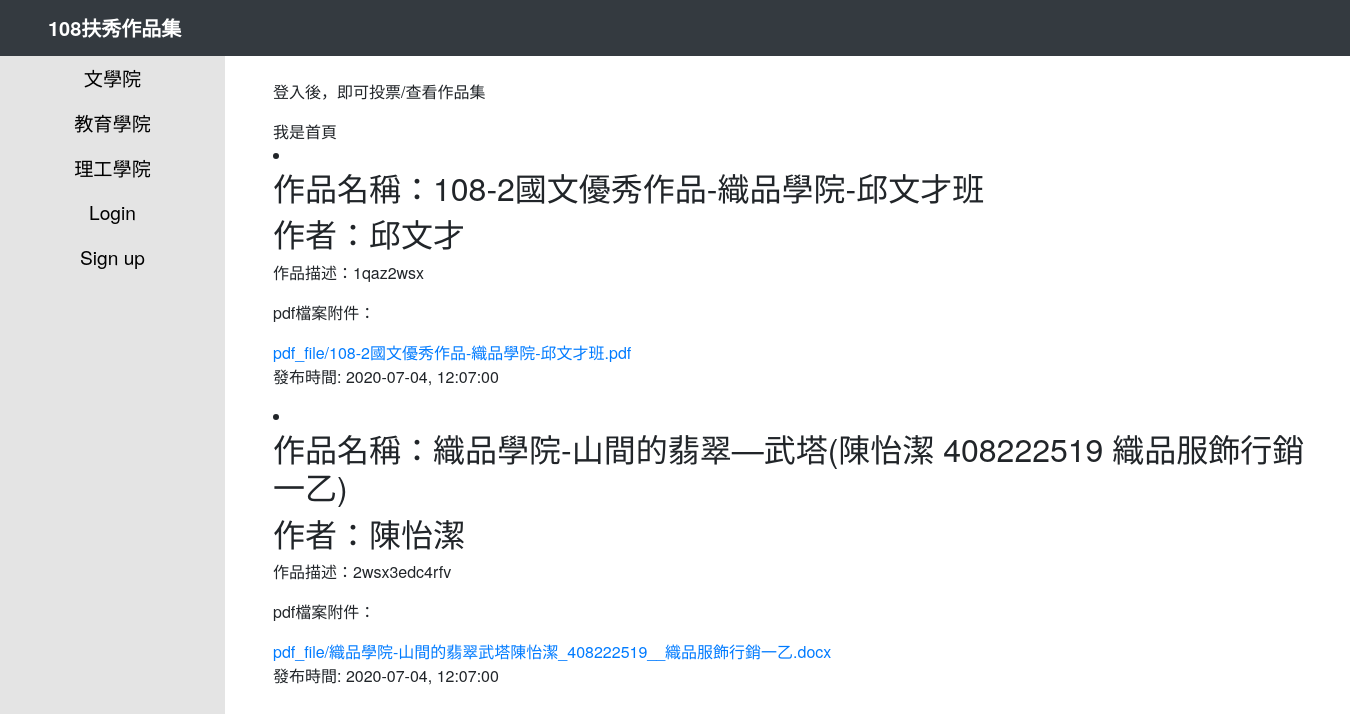
/, run on an earlier commit of the app's database.
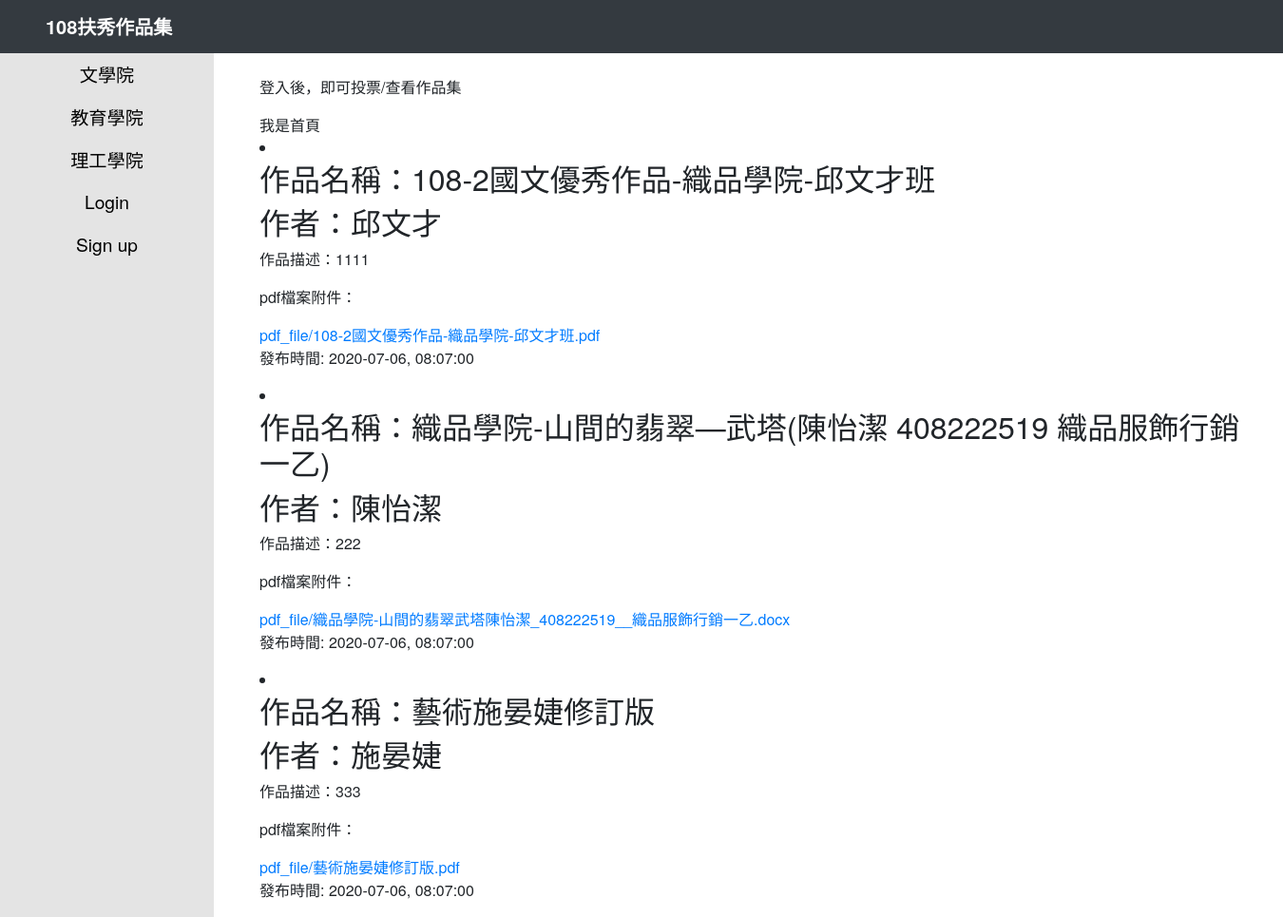
And on a later commit of the database.
### portfolios/models.py (models this page shows, shortened)
class Work(models.Model):
	title = models.CharField(max_length=200)
	author = models.CharField(max_length=200)
	work_college = models.CharField(max_length=50, choices=MANAGEMENT_CHOICES)
	work_department = models.CharField(max_length=200)
	description = models.TextField()
	pdf_file = models.FileField(upload_to='pdf_file', blank=True)
	video_url = models.URLField(max_length=200, blank=True)
	created_date = models.DateTimeField(default=timezone.now)
	class Meta:
		ordering = ('-created_date',)

### Portfolio_Voting/views.py (the view)
# urls.py: path('', views.index, name='index'),
def index(request):
	work_list = Work.objects.all()
	return render(request, 'index.html', {'work_list': work_list})

### templates/index.html
{% extends "layout/base.html" %}
{% load static %}
{% block content %}
	{% if request.user.is_admin %}
		<p>Welcome, {{ user.username }}</p>
	{% elif request.user.is_active %}
		<p>Welcome, {{ user.username }}</p>
		<a href="{% url 'users:logout' %}">按此登出</a><br>
		<p>敬請期待</p>
	{% else %}
		<p>登入後，即可投票/查看作品集</p>
	{% endif %}
    我是首頁
	{% for work in work_list %}
	<li>
		<h2>作品名稱：{{ work.title }}</h2>
		<h2>作者：{{ work.author }}</h2>
		<p>作品描述：{{ work.description }}</p>
		{% if work.pdf_file %}
			<p>pdf檔案附件：</p><a href="{{ work.pdf_file.url }}">{{ work.pdf_file }}</a>
		{% elif work.video_url %}
			<p>youtube檔案連結：</p><a href="{{ work.video_url.url }}">{{ work.video_url }}</a>
		{% endif %}
		<p>發布時間: {{ work.created_date | date:"Y-m-d, h:m:s" }}</p>
	</li>
	{% endfor %}
{% endblock %}

### templates/layout/base.html (shortened to what this page needs)
{% load static %}
<!DOCTYPE html>
<html>
<head>
    <link rel="stylesheet" href="https://stackpath.bootstrapcdn.com/bootstrap/4.4.1/css/bootstrap.min.css">
    <link rel="stylesheet" href="{% static "vendor/fontawesome/css/all.css" %}">
    <link rel="stylesheet" href="{% static "css/style.css" %}">
</head>
<body>
    <header class="navbar navbar-expand-md navbar-dark bg-dark fixed-top px-md-5">
        <a class="navbar-brand font-weight-bold" href="{% url 'index' %}">
            108扶秀作品集
        </a>
    </header>
    {% include "./_navbar.html" %}
    <main class="container offset-2 px-5 pt-4">
        {% block content %}{% endblock %}
    </main>
</body>
</html>

### templates/layout/_navbar.html (shortened to what this page needs)
{% load static %}
<nav id="sidebar" class="col-2 position-fixed h-100 p-0">
    <ul class="nav flex-column h-100">
        <li>
            <a href="{% url 'portfolios:index' %}" class="nav-link">文學院</a>
        </li>
        <li>
            <a href="{% url 'portfolios:index' %}" class="nav-link">教育學院</a>
        </li>
        <li>
            <a href="{% url 'portfolios:index' %}" class="nav-link">理工學院</a>
        </li>
        {% if request.user.is_admin %}
            <li>
                <a class="nav-link" href="/admin">後台管理</a>
            </li>
            <li>
                <a class="nav-link" href="{% url 'users:logout' %}">Logout</a>
            </li>
        {% else %}
            <li>
                <a class="nav-link" href="{% url 'users:login' %}">Login</a>
            </li>
            <li>
                <a class="nav-link" href="{% url 'users:register' %}">Sign up</a><br>
            </li>
        {% endif %}
    </ul>
</nav>

### static/css/style.css (style rules this page uses)
body, input, button, select, textarea { font-family: 'Noto Sans TC', "微軟正黑體", "Helvetica Neue", Helvetica, Arial, "微软雅黑", sans-serif; }
main { margin-top: 56px; }
#sidebar { min-height: 700px; background-color: #E4E4E4; }
#sidebar a { font-size: 1.2rem; text-decoration: none; color: #000; text-align: center; transition: ease-in-out 150ms; }

What changed in the data, as far as the page shows it:
changed Work "108-2國文優秀作品-織品學院-邱文才班": description "1qaz2wsx" → "1111"; created_date "2020-07-04, 12:07:00" → "2020-07-06, 08:07:00"
changed Work "織品學院-山間的翡翠—武塔(陳怡潔 408222519 織品服飾行銷一乙)": description "2wsx3edc4rfv" → "222"; created_date "2020-07-04, 12:07:00" → "2020-07-06, 08:07:00"
added Work: title "藝術施晏婕修訂版", author "施晏婕", description "333", pdf_file "pdf_file/藝術施晏婕修訂版.pdf", created_date "2020-07-06, 08:07:00"
